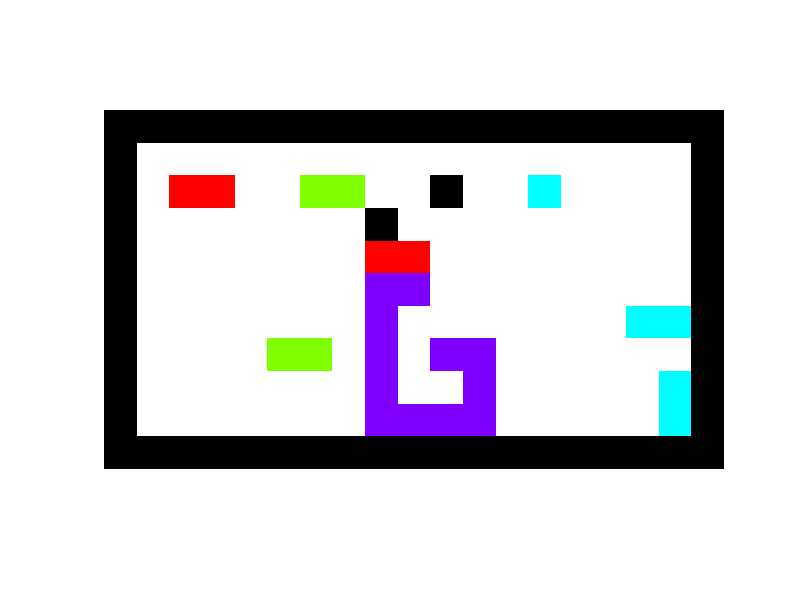

This chart was generated by the following MATLAB code:
function convergeSwarm()
% Implements a game, jelly lbocks, where the arrow keys move all
% unobstructed blocks by one unit, and blocks that touch are joined
% according to various rules

G.fig = figure(1);
G.numCommands = 0;
G.totalMoves = 0;

set(G.fig ,'KeyPressFcn',@keyhandler,'Name','Jelly Blocks');




% build environment
G.game = flipud([
    1 1 1 1 1 1 1 1 1 1 1 1 1 1 1 1 1 1 1;
    1 0 0 0 0 0 0 0 0 0 0 0 0 0 0 0 0 0 1;
    1 0 2 2 0 0 3 3 0 0 1 0 0 4 0 0 0 0 1;
    1 0 0 0 0 0 0 0 1 0 0 0 0 0 0 0 0 0 1;
    1 0 0 0 0 0 0 0 2 2 0 0 0 0 0 0 0 0 1;
    1 0 0 0 0 0 0 0 5 5 0 0 0 0 0 0 0 0 1;
    1 0 0 0 0 0 0 0 5 0 0 0 0 0 0 0 4 4 1;
    1 0 0 0 0 3 3 0 5 0 5 5 0 0 0 0 0 0 1;
    1 0 0 0 0 0 0 0 5 0 0 5 0 0 0 0 0 4 1;
    1 0 0 0 0 0 0 0 5 5 5 5 0 0 0 0 0 4 1;
    1 1 1 1 1 1 1 1 1 1 1 1 1 1 1 1 1 1 1;
    ]);
G.obstacle_pos = (G.game==1);
G.colormap = [  1,1,1; %Empty = white
    0,0,0; %obstacle
    hsv(numel(unique(G.game))-2);];
colormap(G.colormap);
G.axis=imagesc(G.game);
set(gca,'box','off','xTick',[],'ytick',[],'ydir','normal','Visible','off','color',0.8*[1,1,1]);
%set(G.axis,'edgealpha',.08)
axis equal

% build list of items
makeItemList();
drawGameboard();



    function keyhandler(src,evnt) %#ok<INUSL>
        key = evnt.Key;
        step = [0,0];
        if strcmp(key,'leftarrow') || strcmp(key,'-x') %-x
            step = -[0,1];
        elseif strcmp(key,'rightarrow')|| strcmp(key,'+x') %+x
            step = [0,1];
        elseif strcmp(key,'uparrow')|| strcmp(key,'+y') %+y
            step = [1,0];
        elseif strcmp(key,'downarrow')|| strcmp(key,'-y') %-y
            step = -[1,0];
        end
        drawGameboard();
        
        %move everything: check for collisions, make list of objects that must be reverted
        G.game = zeros(size(G.obstacle_pos));
        revertList = [];
        for i = 1:numel(G.items)
            for j = 1:size(G.items{i},1)
                G.items{i}(j,1:2) =  G.items{i}(j,1:2)+step;
                G.game(G.items{i}(j,1),G.items{i}(j,2)) = i;
                if G.obstacle_pos(G.items{i}(j,1),G.items{i}(j,2))==true
                    if isempty(find(revertList == i, 1))
                        revertList(end+1) = i;
                    end
                end
            end
        end
        % go recursively through revert list, moving them back in the image
        % and adding any shapes they collide with back to the
        i = 1;
        while i<=numel(revertList)
            item2revert = revertList(i);
            for j = 1:size(G.items{item2revert},1)
                G.items{item2revert}(j,1:2) =  G.items{item2revert}(j,1:2)-step;
                collisionItem = G.game(G.items{item2revert}(j,1),G.items{item2revert}(j,2));
                if collisionItem ~= item2revert && collisionItem ~= 0
                    
                    if isempty(find(revertList == collisionItem, 1))
                        revertList(end+1) = collisionItem;
                    end
                end
            end
            i=i+1;
        end
        
        if numel(revertList) < numel(G.items)
            display('we could still move')
        end
        
        drawGameboard();
        makeItemList();
        
    end
    function drawGameboard()
        %draw obstacles
        G.game = uint8(G.obstacle_pos);
        for i = 1:numel(G.items)
            for j = 1:size(G.items{i},1)
                G.game(G.items{i}(j,1),G.items{i}(j,2)) = G.items{i}(j,3);
            end
        end
        
        set(G.axis,'CData',G.game)
    end



    function makeItemList()
        G.items = {};
        for x = 1:size(G.game,2)
            for y = 1:size(G.game,1)
                if G.game(y,x)>1
                    num = numel(G.items)+1;
                    G.items{num} = [];
                    addItems(y,x,G.game(y,x),num);
                end
            end
        end
    end

    function  addItems(y,x,color,num)
        if G.game(y,x) == color
            G.game(y,x) = 0;
            %                            y,x,color
            G.items{num}(end+1,:) = [y,x,color];
            addItems(y+1,x,color,num);
            addItems(y-1,x,color,num);
            addItems(y,x+1,color,num);
            addItems(y,x-1,color,num);
        end
    end


end